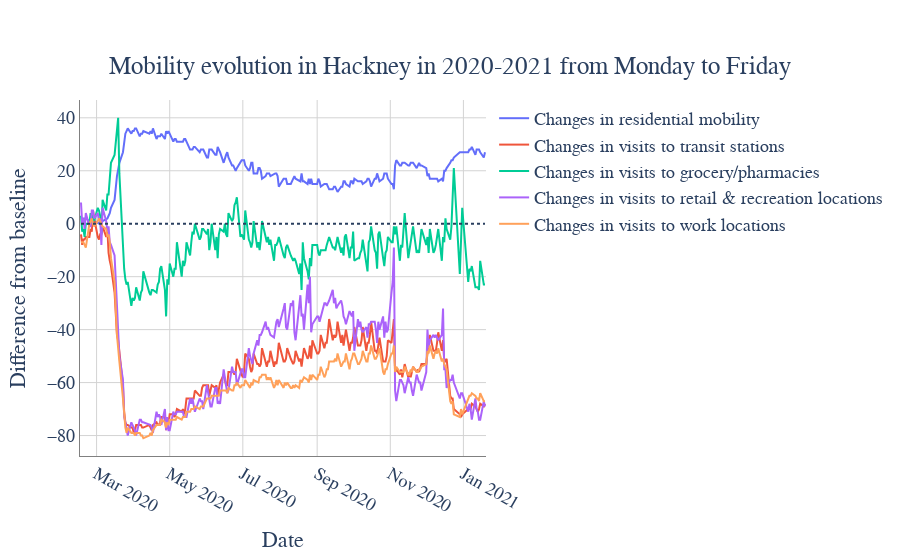

Write notebook code for a chart like this one.
### Code cell
trace0=go.Scatter(
x=gb_hackney_week['date'],
y=gb_hackney_week['residential_percent_change_from_baseline'],
mode ='lines',
name = 'Changes in residential mobility'
)
trace1=go.Scatter(
x=gb_hackney_week['date'],
y=gb_hackney_week['transit_stations_percent_change_from_baseline'],
mode ='lines',
name = 'Changes in visits to transit stations'
)
trace2=go.Scatter(
x=gb_hackney_week['date'],
y=gb_hackney_week['grocery_and_pharmacy_percent_change_from_baseline'],
mode ='lines',
name = 'Changes in visits to grocery/pharmacies'
)
trace3=go.Scatter(
x=gb_hackney_week['date'],
y=gb_hackney_week['retail_and_recreation_percent_change_from_baseline'],
mode ='lines',
name = 'Changes in visits to retail & recreation locations'
)
trace4=go.Scatter(
x=gb_hackney_week['date'],
y=gb_hackney_week['workplaces_percent_change_from_baseline'],
mode ='lines',
name = 'Changes in visits to work locations'
)

data=[trace0, trace1, trace2, trace3, trace4]
layout=go.Layout(title={'text': 'Mobility evolution in Hackney in 2020-2021 from Monday to Friday','y':0.9,'x':0.5,'xanchor': 'center',
        'yanchor': 'top'},
                 xaxis_title='Date',
                yaxis_title='Difference from baseline',
                font=dict(
        family="Helvetica",
        size=18,
        #color="blue"
                ),
        plot_bgcolor='rgb(255,255,255)',
                 )
fig=go.Figure(data=data, layout=layout)
fig.update_xaxes(showline=True, linewidth=1, linecolor='grey', gridcolor='lightgrey')
fig.update_yaxes(showline=True, linewidth=1, linecolor='grey', gridcolor='lightgrey')
fig.update_layout(shapes=[
dict(
  type= 'line',
  yref= 'y', y0=0, y1= 0,   # adding a horizontal line at Y = 1
  xref= 'x', x0= min(gb_hackney_week['date']), x1= max(gb_hackney_week['date']), line =dict(dash="dot")
     ) 
])
iplot(fig)

### Figure 1 — Plotly figure (JSON) as saved in the notebook; plotly's stock layout.template omitted (floating-point values rounded to 4 significant figures; data arrays with more than 128 entries replaced by an {"elided": "..."} marker saying what was removed)
{"data": [{"mode": "lines", "name": "Changes in residential mobility", "type": "scatter", "x": {"elided": "230 str values"}, "y": {"elided": "230 int values"}}, {"mode": "lines", "name": "Changes in visits to transit stations", "type": "scatter", "x": {"elided": "230 str values"}, "y": {"elided": "230 int values"}}, {"mode": "lines", "name": "Changes in visits to grocery/pharmacies", "type": "scatter", "x": {"elided": "230 str values"}, "y": {"elided": "230 int values"}}, {"mode": "lines", "name": "Changes in visits to retail & recreation locations", "type": "scatter", "x": {"elided": "230 str values"}, "y": {"elided": "230 int values"}}, {"mode": "lines", "name": "Changes in visits to work locations", "type": "scatter", "x": {"elided": "230 str values"}, "y": {"elided": "230 int values"}}], "layout": {"autosize": true, "font": {"family": "Helvetica", "size": 18}, "plot_bgcolor": "rgb(255,255,255)", "shapes": [{"line": {"dash": "dot"}, "type": "line", "x0": "2020-02-17T00:00:00", "x1": "2021-01-19T00:00:00", "xref": "x", "y0": 0, "y1": 0, "yref": "y"}], "title": {"text": "Mobility evolution in Hackney in 2020-2021 from Monday to Friday", "x": 0.5, "xanchor": "center", "y": 0.9, "yanchor": "top"}, "xaxis": {"autorange": true, "gridcolor": "lightgrey", "linecolor": "grey", "linewidth": 1, "range": ["2020-02-16 15:15:56.3715", "2021-01-19 08:44:03.6285"], "showline": true, "title": {"text": "Date"}, "type": "date"}, "yaxis": {"autorange": true, "gridcolor": "lightgrey", "linecolor": "grey", "linewidth": 1, "range": [-87.72, 46.72], "showline": true, "title": {"text": "Difference from baseline"}, "type": "linear"}}}
